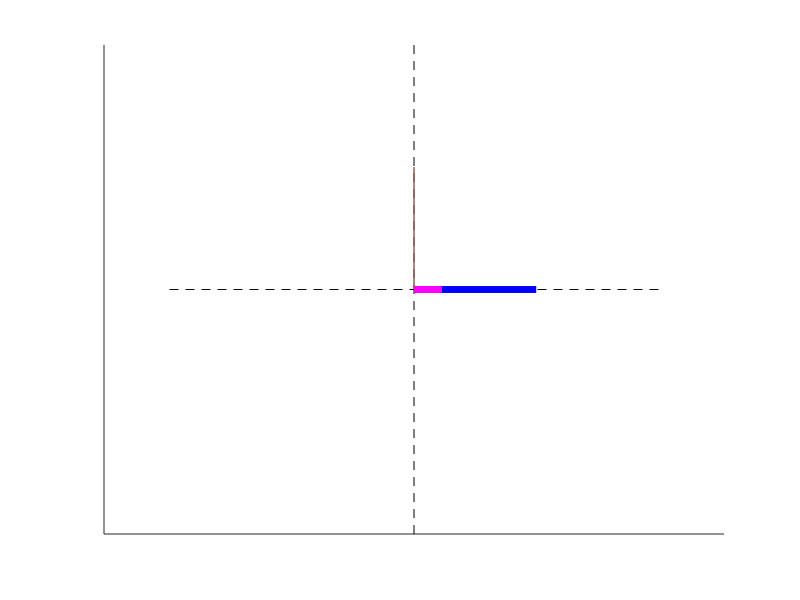

MATLAB code for this plot:


figure();
hold all;
plot([0,0], [-200 200],'--k')
plot([-200,200], [0 0],'--k')

plot([0 100], [0 0],'b','LineWidth',5);
hold on;
plot([0 40], [0 0],'--m','LineWidth',5);

hold on;
plot([0 0], [0 100]);
hold on;
plot([0 0], [0 100]);

axis equal;
set(gca,'xtick',[])
set(gca,'ytick',[])
